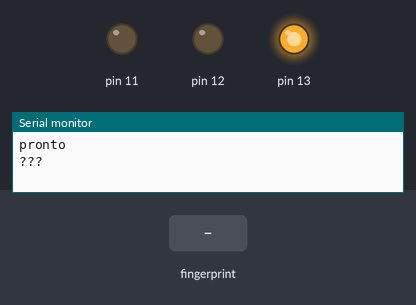
Bench run of a sketch on a simulated Arduino Uno, built with avr-gcc and run on an emulated ATmega328P. Shown: output pins drawn as LEDs (lit = HIGH), the last lines printed to the serial monitor. Inputs (shaded band) come from the test bench.

Above: at 2.2 s.
2.3 s: finger stored as number 1 placed on the sensor
At 4.26 s:
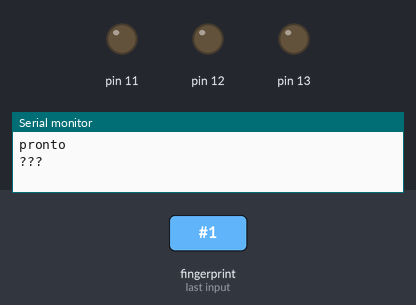
At 4.9 s:
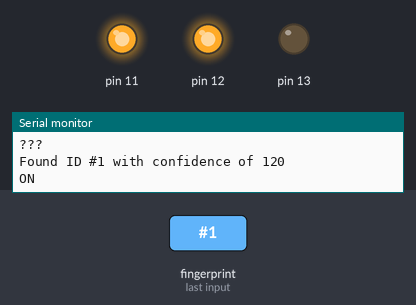
Timing chart, 0 to 14.9 s (numbered marks = the images above; inputs shaded):
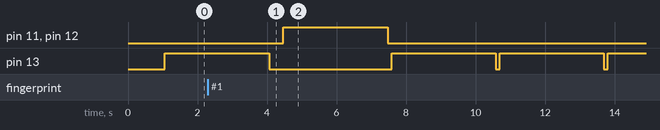

Measured:
- after the input at 2.3 s, pin 11, pin 12: LOW → HIGH after 2.2 s, → LOW 3.0 s later
- by itself, pin 13: repeats every 3.1 s: HIGH 3.0 s, LOW 0.11 s

The sketch:

fingerprint.ino
```cpp
#include <SoftwareSerial.h>

#include <Adafruit_Fingerprint.h>

SoftwareSerial mySerial(2, 3); //RX, TX
Adafruit_Fingerprint finger = Adafruit_Fingerprint( & mySerial);
void setup() {
  Serial.begin(9600);
  finger.begin(57600);
  pinMode(13, OUTPUT);
  pinMode(12, OUTPUT);
  pinMode(11, OUTPUT);
  Serial.println("pronto");
}
void loop() {
  int id = getFingerprintID();
  if (id == 1) {
    Serial.println("ON");
    digitalWrite(12, HIGH);
    digitalWrite(11, HIGH); //rele
    delay(3000);
    digitalWrite(12, LOW);
    digitalWrite(11, LOW); //rele
  } else {
    Serial.println("???");
    digitalWrite(13, HIGH);
    delay(3000);
    digitalWrite(13, LOW);
  }
  delay(50);
}

uint8_t getFingerprintID() {
  uint8_t p = finger.getImage();
  if (p == FINGERPRINT_OK) {
    p = finger.image2Tz();
    if (p == FINGERPRINT_OK) {
      p = finger.fingerSearch();
      if (p == FINGERPRINT_OK) {
        Serial.print("Found ID #");
        Serial.print(finger.fingerID);
        Serial.print(" with confidence of ");
        Serial.println(finger.confidence);
        return finger.fingerID;
      }
    }
  }
  return -1;
}
```
